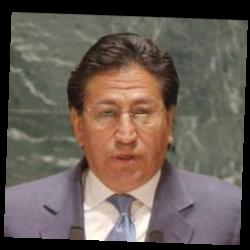
#> input picture page_image/original_image.jpeg, 250 x 250 px, given as the content of the folder page_image/original_image.jpeg, which was not available
$ python -i import_picture.py   (imports and definitions only)
#> lines starting #> are read from the running program, lines starting #| are printed output that depends on the picture; pictures that were not available may be replaced by others from this repository, and a replacement may not be noted
# Related libraries are being called.
import os
import cv2


def extract_face(path, size, RGB):
#> called with size = 100, RGB = True
    global roi_gray
    global roi_color
    face_cascade = cv2.CascadeClassifier('haarcascade_frontalface_default.xml')

    img = cv2.imread(path)
#> img is the input picture: shape (250, 250, 3); mean B, G, R 84.7, 93, 104.8
    gray = cv2.cvtColor(img, cv2.COLOR_BGR2GRAY)
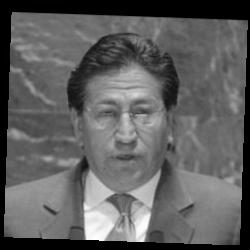
#> gray: shape (250, 250); min 0, max 254, mean 95.6

    faces = face_cascade.detectMultiScale(gray, 1.1, 5)
#> faces = [[71, 68, 109, 109]]
    for (x, y, w, h) in faces:
        roi_gray = gray[y:y + h, x:x + w]
        roi_gray = cv2.resize(roi_gray, dsize=(size, size), interpolation=cv2.INTER_CUBIC)
        roi_color = img[y:y + h, x:x + w]
        roi_color = cv2.resize(roi_color, dsize=(size, size), interpolation=cv2.INTER_CUBIC)
#> this loop made 1 pass
#> pass 1, in extract_face, `roi_gray = gray[y:y + h, x:x + w]`:
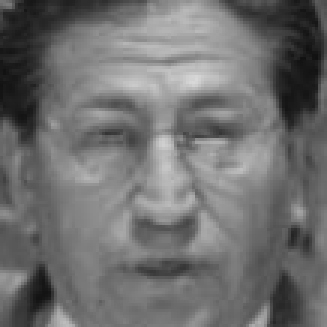
#> roi_gray: shape (109, 109) (shown 3 times larger); min 17, max 216, mean 111
#> pass 1, in extract_face, `roi_color = img[y:y + h, x:x + w]`:
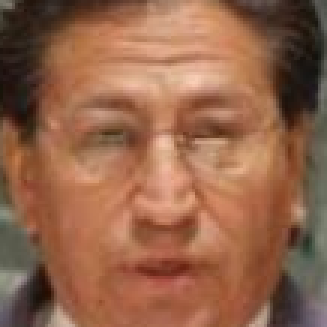
#> roi_color: shape (109, 109, 3) (shown 3 times larger); mean B, G, R 74.5, 99.8, 146.8

    if RGB:
        return roi_color
    else:
        return roi_gray


def import_processed_pict_from(path_to_look, size=100, RGB = True, reshape=True, plot_pict=False):
    # Arranging percentage of train, validation and test data
    split_train = 0.6
    split_val = split_train + 0.2

    # Creating empty array to put picture with respect to three parts
    x_train = []
    x_val = []
    x_test = []
    y_train = []
    y_val = []
    y_test = []

    name_list = []
    folder_list = os.listdir(path_to_look)
    i = 0

    # For each person we read all the picture then we split in different tensor (train, validation & test)
    for num_person, folder in enumerate(folder_list):
        print(str(num_person) + " : " + folder)
        files_path = path_to_look + "/" + folder
        image_list = os.listdir(files_path)
        X = []
        y = []

        # The name of the celebrity is added to the list of possible output
        name_list.append(folder)

        # the pictures of each person is reshaped (only face) and extracted as float matrix
        for image_name in image_list:
            image_path = path_to_look + "/"+folder+"/"+image_name

            # if we want to reshape the pict to only keep the face
            # RGB 1 - colored scale   RGB 0- gray scale
            if reshape:
                output = extract_face(image_path, size, RGB)
            else :
                output = cv2.imread(image_path)
                if not RGB:
                    output = cv2.cvtColor(output, cv2.COLOR_BGR2GRAY)

            if plot_pict:
                plot_pict = False
                cv2.imshow('img', output)
                cv2.waitKey(0)
                cv2.destroyAllWindows()


            # picture values are being scaled between 0-1
            output = output/255

            X.append(output)
            # Add the label to the output tensor
            label = num_person
            y.append(label)

        # For each person, pictures is being separated related parts
        x_train.extend(X[:int(split_train * len(X))])
        x_val.extend(X[int(split_train * len(X)):int(split_val * len(X))])
        x_test.extend(X[int(split_val * len(X)):])
        y_train.extend(y[:int(split_train * len(y))])
        y_val.extend(y[int(split_train * len(y)):int(split_val * len(y))])
        y_test.extend(y[int(split_val * len(y)):])

    return (x_train, y_train), (x_val, y_val), (x_test, y_test), name_list

>>> result = import_processed_pict_from('page_image/original_image.jpeg')

$ run again, on page_image/resize_image.jpeg
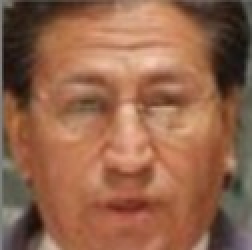
#> input picture page_image/resize_image.jpeg, 126 x 125 px, given as the content of the folder page_image/resize_image.jpeg, which was not available (shown 2 times larger)
#> in extract_face, img is the input picture: shape (125, 126, 3); mean B, G, R 75, 100.2, 146.7
#> in extract_face, `gray = cv2.cvtColor(img, cv2.COLOR_BGR2GRAY)`:
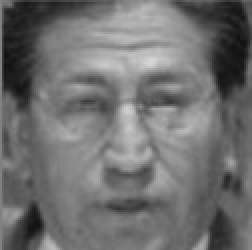
#> gray: shape (125, 126) (shown 2 times larger); min 17, max 213, mean 111.2
#> faces = [[12, 10, 103, 103]]
#> the loop in extract_face, `for (x, y, w, h) in faces:` made 1 pass
#> pass 1, in extract_face, `roi_color = img[y:y + h, x:x + w]`:
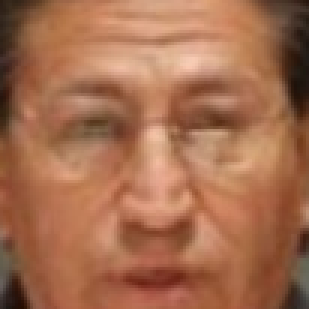
#> roi_color: shape (103, 103, 3) (shown 3 times larger); mean B, G, R 79.1, 108.6, 164.4
